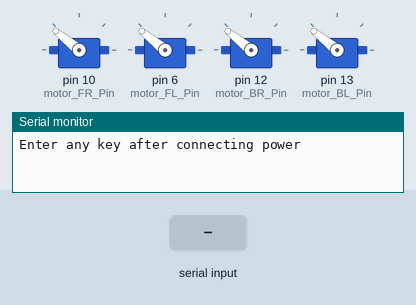
A sketch run on a simulated Arduino Uno, built with avr-gcc and run on an emulated ATmega328P. Shown: 4 × servo, the last lines printed to the serial monitor. Inputs (shaded band) come from the test bench.

Above: at 0.9 s.
1.0 s: "90,45\n" received over Serial
At 9.9 s:
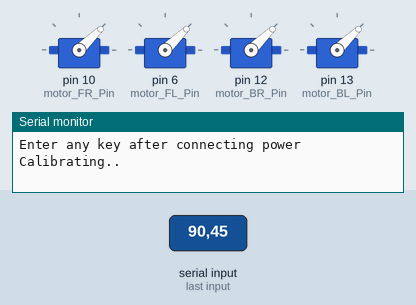
At 14.9 s:
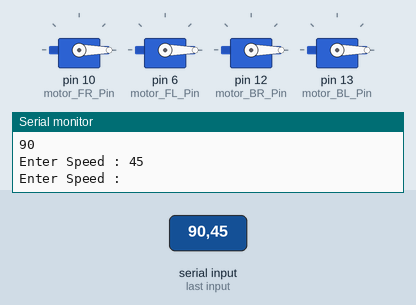
Timing chart, 0 to 15.5 s (numbered marks = the images above; inputs shaded):
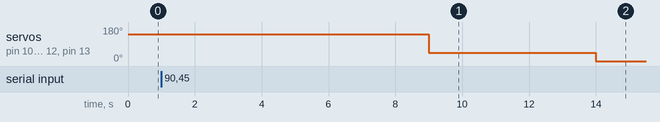

The sketch:

motor_calibration.ino
```cpp
#include <Servo.h>

Servo a,b,c,d;
#define motor_FR_Pin 10
#define motor_FL_Pin 6
#define motor_BR_Pin 12
#define motor_BL_Pin 13
int n;
void setup() {

  Serial.begin(9600);
  a.attach(motor_FR_Pin,2000,1000);  //the pin for the servo control
  b.attach(motor_FL_Pin,2000,1000);
  c.attach(motor_BR_Pin,2000,1000);
  d.attach(motor_BL_Pin,2000,1000);
  arm();
}
void arm(){
  motor_Set_Speed(2000);
  Serial.println("Enter any key after connecting power ");
  while(!Serial.available());
  Serial.println("Calibrating..");
  delay(8000);
  motor_Set_Speed(1000);
  delay(5000);
  motor_Set_Speed(1500);
  Serial.println("Calibration completed..");

}

void motor_Set_Speed(int n){
  a.writeMicroseconds(n);
  b.writeMicroseconds(n);
  c.writeMicroseconds(n);
  d.writeMicroseconds(n);
}
void loop() {

  if(Serial.available()){
    n=Serial.parseInt();
    motor_Set_Speed(n);
    Serial.println(n);
    Serial.print("\nEnter Speed : ");
  }


}
```

Measured:
- after the input at 1.0 s, servo on pin 10 (motor_FR_Pin), servo on pin 6 (motor_FL_Pin), servo on pin 12 (motor_BR_Pin), servo on pin 13 (motor_BL_Pin): 141° → 44° after 8.0 s, → 0° 5.0 s later
